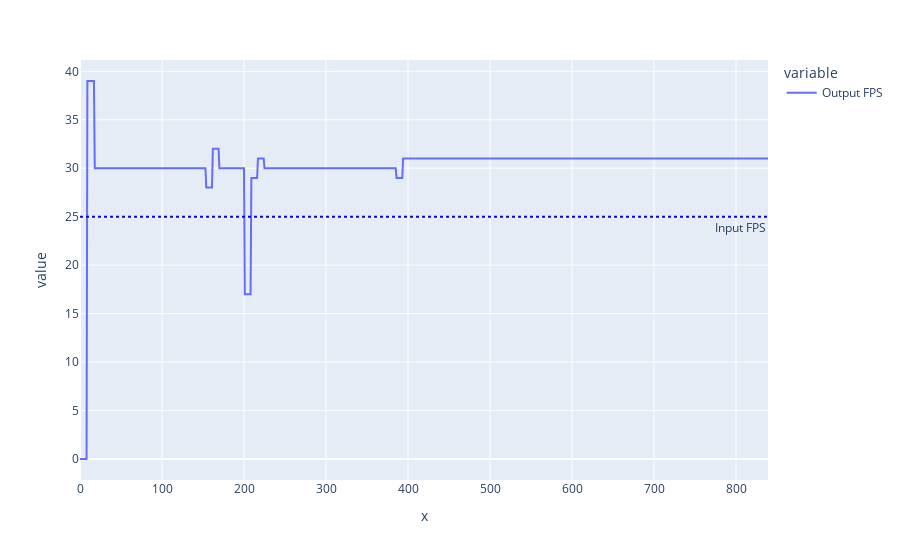

The cell this chart's notebook holds for it:
### Code cell
# use plotly to create a line chart that has each "FPS" column as a line, and the x-axis is the length of the index
fig = px.line(df, x=range(len(df)), y=['Output FPS'])
# add à horizontal blue line at the level of the "Input FPS" first value
fig.add_hline(y=df['Input FPS'][20], line_dash="dot", line_color="blue", annotation_text="Input FPS", annotation_position="bottom right")

fig.show()

### Figure 1 — Plotly figure (JSON) as saved in the notebook; plotly's stock layout.template omitted (floating-point values rounded to 4 significant figures; data arrays with more than 128 entries replaced by an {"elided": "..."} marker saying what was removed)
{"data": [{"hovertemplate": "variable=Output FPS<br>x=%{x}<br>value=%{y}<extra></extra>", "legendgroup": "Output FPS", "line": {"color": "#636efa", "dash": "solid"}, "marker": {"symbol": "circle"}, "mode": "lines", "name": "Output FPS", "orientation": "v", "showlegend": true, "type": "scatter", "x": {"elided": "840 int values"}, "xaxis": "x", "y": {"elided": "840 int values"}, "yaxis": "y"}], "layout": {"annotations": [{"showarrow": false, "text": "Input FPS", "x": 1, "xanchor": "right", "xref": "x domain", "y": 25, "yanchor": "top", "yref": "y"}], "legend": {"title": {"text": "variable"}, "tracegroupgap": 0}, "margin": {"t": 60}, "shapes": [{"line": {"color": "blue", "dash": "dot"}, "type": "line", "x0": 0, "x1": 1, "xref": "x domain", "y0": 25, "y1": 25, "yref": "y"}], "xaxis": {"anchor": "y", "domain": [0, 1], "title": {"text": "x"}}, "yaxis": {"anchor": "x", "domain": [0, 1], "title": {"text": "value"}}}}
